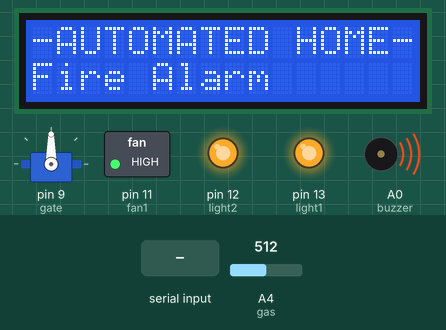
The sketch below on a simulated Arduino Uno, built with avr-gcc and run on an emulated ATmega328P. Shown: 16×2 character LCD, servo, switched loads named in the sketch (green lamp = pin HIGH), output pins drawn as LEDs (lit = HIGH), buzzer (waves = sounding). The inputs (shaded band) are chosen by the test bench; at power-on: A4 (gas) = 512. Pins used as bus, display or sensor lines are not drawn.

Above: at 1.7 s.
1.8 s: "G" received over Serial
At 1.95 s:
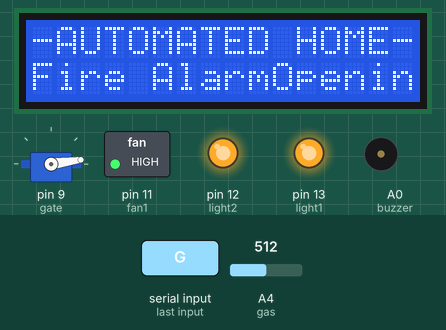
4.5 s: "a" received over Serial
At 5.3 s:
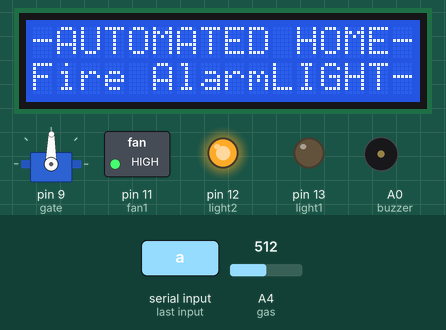
6.0 s: "d" received over Serial
At 9.6 s:
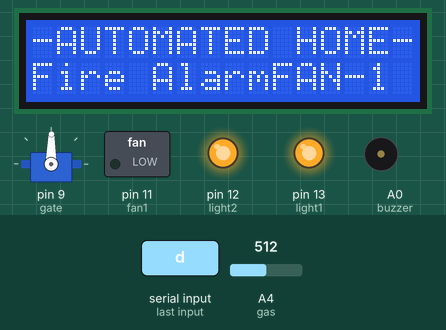
Timing chart, 0 to 14.1 s (numbered marks = the images above; inputs shaded):
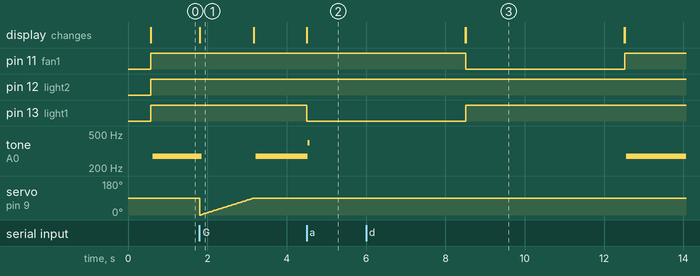

Measured:
- after the input at 1.8 s, tone on A0 (buzzer): 276 Hz → silent after 0.06 s, → 276 Hz 1.4 s later; the display: changes at once (image 1)
- after the input at 4.5 s, pin 13 (light1): HIGH → LOW at once; tone on A0 (buzzer): 276 Hz → 394 Hz at once, → silent 0.04 s later; the display: changes at once (image 2)
- after the input at 6.0 s, pin 11 (fan1): HIGH → LOW after 2.5 s, → HIGH 4.0 s later; tone on A0 (buzzer): silent → 276 Hz after 6.6 s instead of 2.6 s; the display: first differs from a run without the input after 2.5 s (image 3)

The sketch:

Home_Automation_3.0.ino
```cpp
#include <Servo.h>
#include <LiquidCrystal.h>
#include <SoftwareSerial.h>

#define light1 13
#define light2 12
#define fan1 11

#define gas A4
#define temp A5
#define buzzer A0


char command = '\0';
int i = 0;
const int rs = 2, en = 3, d4 = 4, d5 = 5, d6 = 6, d7 = 7;

LiquidCrystal lcd(rs, en, d4, d5, d6, d7);
Servo gate;

void setup() {

  Serial.begin(9600);
  lcd.begin(16, 2);
  gate.attach(9);

  pinMode(light1, OUTPUT);
  pinMode(light2, OUTPUT);
  pinMode(fan1, OUTPUT);
  pinMode(buzzer, OUTPUT);
  pinMode(gas, INPUT);
  pinMode(temp, INPUT);

  //lcd.clear();
  lcd.setCursor(0,0);
  lcd.print("- WELCOME TO -");
  lcd.setCursor(1,0);
  lcd.print("-AUTOMATED HOME-");
  delay(500);
  lcd.clear();
}

void loop() {
  lcd.setCursor(0,0);
  lcd.print("-AUTOMATED HOME-");
  lcd.setCursor(0,1);

    fireAlarm();

  if(Serial.available() > 0)
  {
    command = Serial.read();

    if(command == 'A'){
        lcd.print("LIGHT-1 is OFF");
        digitalWrite(light1, HIGH);
        }

    else if(command == 'a'){
        lcd.print("LIGHT-1 is ON");
        digitalWrite(light1, LOW);
        delay(4000);
        }

    else if(command == 'B'){
        lcd.print("LIGHT-2 is OFF");
        digitalWrite(light2, HIGH);
        }

    else if(command == 'b'){
        lcd.print("LIGHT-2 is ON");
        digitalWrite(light2, LOW);
        delay(4000);
        }

     else if(command == 'D'){
        lcd.print("FAN-1 is OFF");
        digitalWrite(fan1, HIGH);
        }

     else if(command == 'd'){
        lcd.print("FAN-1 is ON");
        digitalWrite(fan1, LOW);
        delay(4000);
        }

     else if(command == 'G'){
        lcd.print("Opening Gate");
          for(i = 0; i<90; i++){
            gate.write(i);
            delay(15);
          }
        }

      else if(command == 'g'){
        lcd.print("Closing Gate");
          for(i = 90; i>0; i--){
            gate.write(i);
            delay(15);
          }
        }

    else if(command == 'R'){
          lcd.print("  Power OFF  ");
          digitalWrite(light1, HIGH);
          digitalWrite(light2, HIGH);
          digitalWrite(fan1, HIGH);
      }
      else if(command == 'r'){
          lcd.print("  Power ON  ");
          digitalWrite(light1, LOW);
          digitalWrite(light2, LOW);
          digitalWrite(fan1, LOW);
          delay(5000);
      }

    lcd.clear();
  }
}

void fireAlarm(){
  int v = analogRead(gas);
  if( v > 60){
          lcd.print("Fire Alarm");
          digitalWrite(light1, HIGH);
          digitalWrite(light2, HIGH);
          digitalWrite(fan1, HIGH);
          digitalWrite(buzzer,HIGH);
  }
  digitalWrite(buzzer,LOW);

}
```
